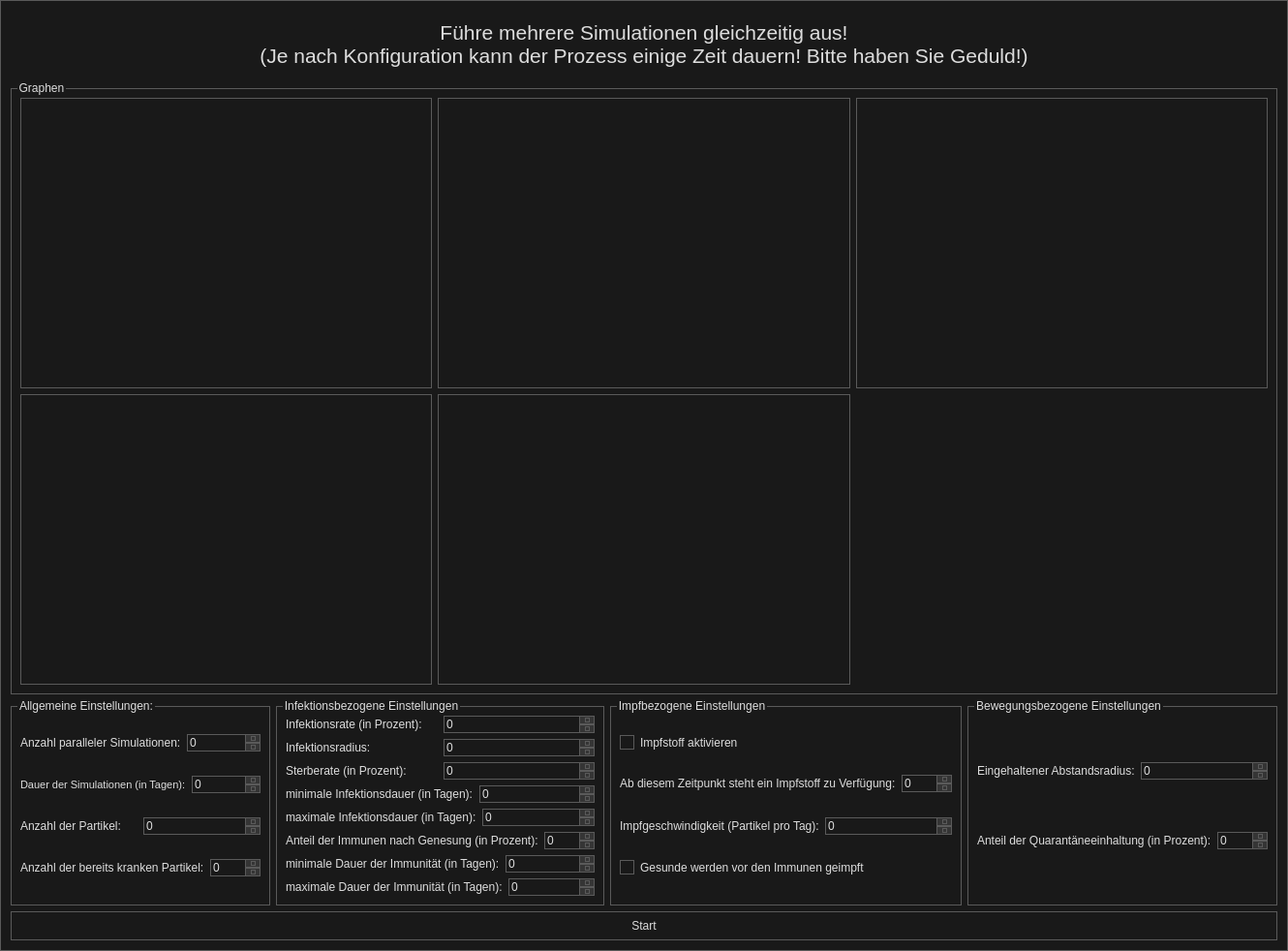
<?xml version="1.0" encoding="UTF-8"?>
<ui version="4.0">
 <class>Dialog</class>
 <widget class="QDialog" name="Dialog">
  <property name="geometry">
   <rect>
    <x>0</x>
    <y>0</y>
    <width>1234</width>
    <height>982</height>
   </rect>
  </property>
  <property name="windowTitle">
   <string>Dialog</string>
  </property>
  <property name="styleSheet">
   <string notr="true">/*
	Copyright 2013 Emanuel Claesson

	Licensed under the Apache License, Version 2.0 (the &quot;License&quot;);
	you may not use this file except in compliance with the License.
	You may obtain a copy of the License at

		http://www.apache.org/licenses/LICENSE-2.0

	Unless required by applicable law or agreed to in writing, software
	distributed under the License is distributed on an &quot;AS IS&quot; BASIS,
	WITHOUT WARRANTIES OR CONDITIONS OF ANY KIND, either express or implied.
	See the License for the specific language governing permissions and
	limitations under the License.
*/

/*
	COLOR_DARK     = #191919
	COLOR_MEDIUM   = #353535
	COLOR_MEDLIGHT = #5A5A5A
	COLOR_LIGHT    = #DDDDDD
	COLOR_ACCENT   = #3D7848
*/

* {
	background: #191919;
	color: #DDDDDD;
	border: 1px solid #5A5A5A;
}

QWidget::item:selected {
	background: #3D7848;
}

QCheckBox, QRadioButton {
	border: none;
}

QRadioButton::indicator, QCheckBox::indicator {
	width: 13px;
	height: 13px;
}

QRadioButton::indicator::unchecked, QCheckBox::indicator::unchecked {
	border: 1px solid #5A5A5A;
	background: none;
}

QRadioButton::indicator::checked, QCheckBox::indicator::checked {
	border: 1px solid #5A5A5A;
	background: #3D7848;
}

QGroupBox {
	margin-top: 6px;
}

QGroupBox::title {
	top: -7px;
	left: 7px;
}

QScrollBar {
	border: 1px solid #5A5A5A;
	background: #191919;
}

QScrollBar:horizontal {
	height: 15px;
	margin: 0px 0px 0px 32px;
}

QScrollBar:vertical {
	width: 15px;
	margin: 32px 0px 0px 0px;
}

QScrollBar::handle {
	background: #353535;
	border: 1px solid #5A5A5A;
}

QScrollBar::handle:horizontal {
	border-width: 0px 1px 0px 1px;
}

QScrollBar::handle:vertical {
	border-width: 1px 0px 1px 0px;
}

QScrollBar::handle:horizontal {
	min-width: 20px;
}

QScrollBar::handle:vertical {
	min-height: 20px;
}

QScrollBar::add-line, QScrollBar::sub-line {
	background:#353535;
	border: 1px solid #5A5A5A;
	subcontrol-origin: margin;
}

QScrollBar::add-line {
	position: absolute;
}

QScrollBar::add-line:horizontal {
	width: 15px;
	subcontrol-position: left;
	left: 15px;
}

QScrollBar::add-line:vertical {
	height: 15px;
	subcontrol-position: top;
	top: 15px;
}

QScrollBar::sub-line:horizontal {
	width: 15px;
	subcontrol-position: top left;
}

QScrollBar::sub-line:vertical {
	height: 15px;
	subcontrol-position: top;
}

QScrollBar:left-arrow, QScrollBar::right-arrow, QScrollBar::up-arrow, QScrollBar::down-arrow {
	border: 1px solid #5A5A5A;
	width: 3px;
	height: 3px;
}

QScrollBar::add-page, QScrollBar::sub-page {
	background: none;
}

QAbstractButton:hover {
	background: #353535;
}

QAbstractButton:pressed {
	background: #5A5A5A;
}

QAbstractItemView {
	show-decoration-selected: 1;
	selection-background-color: #3D7848;
	selection-color: #DDDDDD;
	alternate-background-color: #353535;
}

QHeaderView {
	border: 1px solid #5A5A5A;
}

QHeaderView::section {
	background: #191919;
	border: 1px solid #5A5A5A;
	padding: 4px;
}

QHeaderView::section:selected, QHeaderView::section::checked {
	background: #353535;
}

QTableView {
	gridline-color: #5A5A5A;
}

QTabBar {
	margin-left: 2px;
}

QTabBar::tab {
	border-radius: 0px;
	padding: 4px;
	margin: 4px;
}

QTabBar::tab:selected {
	background: #353535;
}

QComboBox::down-arrow {
	border: 1px solid #5A5A5A;
	background: #353535;
}

QComboBox::drop-down {
	border: 1px solid #5A5A5A;
	background: #353535;
}

QComboBox::down-arrow {
	width: 3px;
	height: 3px;
	border: 1px solid #5A5A5A;
}

QAbstractSpinBox {
	padding-right: 15px;
}

QAbstractSpinBox::up-button, QAbstractSpinBox::down-button {
	border: 1px solid #5A5A5A;
	background: #353535;
	subcontrol-origin: border;
}

QAbstractSpinBox::up-arrow, QAbstractSpinBox::down-arrow {
	width: 3px;
	height: 3px;
	border: 1px solid #5A5A5A;
}

QSlider {
	border: none;
}

QSlider::groove:horizontal {
	height: 5px;
	margin: 4px 0px 4px 0px;
}

QSlider::groove:vertical {
	width: 5px;
	margin: 0px 4px 0px 4px;
}

QSlider::handle {
	border: 1px solid #5A5A5A;
	background: #808080;
}

QSlider::handle:horizontal {
	width: 15px;
	margin: -4px 0px -4px 0px;
}

QSlider::handle:vertical {
	height: 15px;
	margin: 0px -4px 0px -4px;
}

QSlider::add-page:vertical, QSlider::sub-page:horizontal {
	background: #3D7848;
}

QSlider::sub-page:vertical, QSlider::add-page:horizontal {
	background: #808080;
}

QLabel {
	border: none;
}

QProgressBar {
	text-align: center;
}

QProgressBar::chunk {
	width: 1px;
	background-color: #3D7848;
}

QMenu::separator {
	background: #353535;
}</string>
  </property>
  <layout class="QVBoxLayout" name="verticalLayout">
   <item alignment="Qt::AlignHCenter">
    <widget class="QLabel" name="label">
     <property name="font">
      <font>
       <pointsize>16</pointsize>
      </font>
     </property>
     <property name="text">
      <string>Führe mehrere Simulationen gleichzeitig aus!
(Je nach Konfiguration kann der Prozess einige Zeit dauern! Bitte haben Sie Geduld!)</string>
     </property>
     <property name="alignment">
      <set>Qt::AlignCenter</set>
     </property>
    </widget>
   </item>
   <item>
    <widget class="QGroupBox" name="groupBox_4">
     <property name="title">
      <string>Graphen</string>
     </property>
     <layout class="QGridLayout" name="gridLayout">
      <item row="1" column="0">
       <layout class="QVBoxLayout" name="verticalLayout_7">
        <item>
         <widget class="PlotWidget" name="graphWidget_Immune" native="true">
          <property name="minimumSize">
           <size>
            <width>300</width>
            <height>300</height>
           </size>
          </property>
         </widget>
        </item>
       </layout>
      </item>
      <item row="1" column="1">
       <layout class="QVBoxLayout" name="verticalLayout_8">
        <item>
         <widget class="PlotWidget" name="graphWidget_Dead" native="true">
          <property name="minimumSize">
           <size>
            <width>300</width>
            <height>300</height>
           </size>
          </property>
         </widget>
        </item>
       </layout>
      </item>
      <item row="0" column="1">
       <layout class="QVBoxLayout" name="verticalLayout_6">
        <item>
         <widget class="PlotWidget" name="graphWidget_Infected" native="true">
          <property name="minimumSize">
           <size>
            <width>300</width>
            <height>300</height>
           </size>
          </property>
         </widget>
        </item>
       </layout>
      </item>
      <item row="0" column="0">
       <layout class="QVBoxLayout" name="verticalLayout_5">
        <item>
         <widget class="PlotWidget" name="graphWidget_Healthy" native="true">
          <property name="minimumSize">
           <size>
            <width>300</width>
            <height>300</height>
           </size>
          </property>
         </widget>
        </item>
       </layout>
      </item>
      <item row="0" column="2">
       <layout class="QHBoxLayout" name="horizontalLayout_15">
        <item>
         <widget class="PlotWidget" name="graphWidget_Vaccinated" native="true">
          <property name="minimumSize">
           <size>
            <width>300</width>
            <height>300</height>
           </size>
          </property>
         </widget>
        </item>
       </layout>
      </item>
     </layout>
    </widget>
   </item>
   <item>
    <layout class="QHBoxLayout" name="horizontalLayout_18">
     <item>
      <widget class="QGroupBox" name="groupBox">
       <property name="title">
        <string>Allgemeine Einstellungen:</string>
       </property>
       <layout class="QVBoxLayout" name="verticalLayout_2">
        <item>
         <layout class="QHBoxLayout" name="horizontalLayout_2">
          <item>
           <widget class="QLabel" name="label_countSim">
            <property name="text">
             <string>Anzahl paralleler Simulationen:</string>
            </property>
           </widget>
          </item>
          <item>
           <widget class="QSpinBox" name="spinBox_countSim"/>
          </item>
         </layout>
        </item>
        <item>
         <layout class="QHBoxLayout" name="horizontalLayout_3">
          <item>
           <widget class="QLabel" name="label_simDuration">
            <property name="font">
             <font>
              <pointsize>8</pointsize>
             </font>
            </property>
            <property name="text">
             <string>Dauer der Simulationen (in Tagen):</string>
            </property>
           </widget>
          </item>
          <item>
           <widget class="QSpinBox" name="spinBox_simDuration"/>
          </item>
         </layout>
        </item>
        <item>
         <layout class="QHBoxLayout" name="horizontalLayout">
          <item>
           <widget class="QLabel" name="label_countParticles">
            <property name="text">
             <string>Anzahl der Partikel:</string>
            </property>
           </widget>
          </item>
          <item>
           <widget class="QSpinBox" name="spinBox_countParticles"/>
          </item>
         </layout>
        </item>
        <item>
         <layout class="QHBoxLayout" name="horizontalLayout_4">
          <item>
           <widget class="QLabel" name="label_countInfectedParticles">
            <property name="text">
             <string>Anzahl der bereits kranken Partikel:</string>
            </property>
           </widget>
          </item>
          <item>
           <widget class="QSpinBox" name="spinBox_countInfectedParticles"/>
          </item>
         </layout>
        </item>
       </layout>
      </widget>
     </item>
     <item>
      <widget class="QGroupBox" name="groupBox_2">
       <property name="title">
        <string>Infektionsbezogene Einstellungen</string>
       </property>
       <layout class="QVBoxLayout" name="verticalLayout_3">
        <item>
         <layout class="QHBoxLayout" name="horizontalLayout_5">
          <item>
           <widget class="QLabel" name="label_infectionRate">
            <property name="text">
             <string>Infektionsrate (in Prozent):</string>
            </property>
           </widget>
          </item>
          <item>
           <widget class="QSpinBox" name="spinBox_infectionRate"/>
          </item>
         </layout>
        </item>
        <item>
         <layout class="QHBoxLayout" name="horizontalLayout_6">
          <item>
           <widget class="QLabel" name="label_infectionRadius">
            <property name="text">
             <string>Infektionsradius:</string>
            </property>
           </widget>
          </item>
          <item>
           <widget class="QSpinBox" name="spinBox_infectionRadius"/>
          </item>
         </layout>
        </item>
        <item>
         <layout class="QHBoxLayout" name="horizontalLayout_7">
          <item>
           <widget class="QLabel" name="label_deathRate">
            <property name="text">
             <string>Sterberate (in Prozent):</string>
            </property>
           </widget>
          </item>
          <item>
           <widget class="QSpinBox" name="spinBox_deathRate"/>
          </item>
         </layout>
        </item>
        <item>
         <layout class="QHBoxLayout" name="horizontalLayout_8">
          <item>
           <widget class="QLabel" name="label_minInfectionDays">
            <property name="text">
             <string>minimale Infektionsdauer (in Tagen):</string>
            </property>
           </widget>
          </item>
          <item>
           <widget class="QSpinBox" name="spinBox_minInfectionDays"/>
          </item>
         </layout>
        </item>
        <item>
         <layout class="QHBoxLayout" name="horizontalLayout_9">
          <item>
           <widget class="QLabel" name="label_maxInfectionDays">
            <property name="text">
             <string>maximale Infektionsdauer (in Tagen):</string>
            </property>
           </widget>
          </item>
          <item>
           <widget class="QSpinBox" name="spinBox_maxInfectionDays"/>
          </item>
         </layout>
        </item>
        <item>
         <layout class="QHBoxLayout" name="horizontalLayout_10">
          <item>
           <widget class="QLabel" name="label_ImmunePercentage">
            <property name="text">
             <string>Anteil der Immunen nach Genesung (in Prozent):</string>
            </property>
           </widget>
          </item>
          <item>
           <widget class="QSpinBox" name="spinBox_ImmunePercentage"/>
          </item>
         </layout>
        </item>
        <item>
         <layout class="QHBoxLayout" name="horizontalLayout_11">
          <item>
           <widget class="QLabel" name="label_minImmuneDays">
            <property name="text">
             <string>minimale Dauer der Immunität (in Tagen):</string>
            </property>
           </widget>
          </item>
          <item>
           <widget class="QSpinBox" name="spinBox_minImmuneDays"/>
          </item>
         </layout>
        </item>
        <item>
         <layout class="QHBoxLayout" name="horizontalLayout_12">
          <item>
           <widget class="QLabel" name="label_maxImmuneDays">
            <property name="text">
             <string>maximale Dauer der Immunität (in Tagen):</string>
            </property>
           </widget>
          </item>
          <item>
           <widget class="QSpinBox" name="spinBox_maxImmuneDays"/>
          </item>
         </layout>
        </item>
       </layout>
      </widget>
     </item>
     <item>
      <widget class="QGroupBox" name="groupBox_5">
       <property name="title">
        <string>Impfbezogene Einstellungen</string>
       </property>
       <layout class="QVBoxLayout" name="verticalLayout_9">
        <item>
         <layout class="QHBoxLayout" name="horizontalLayout_19">
          <item>
           <widget class="QCheckBox" name="checkBox_activateVaccination">
            <property name="text">
             <string>Impfstoff aktivieren</string>
            </property>
           </widget>
          </item>
         </layout>
        </item>
        <item>
         <layout class="QHBoxLayout" name="horizontalLayout_16">
          <item>
           <widget class="QLabel" name="label_dateForVaccine">
            <property name="text">
             <string>Ab diesem Zeitpunkt steht ein Impfstoff zu Verfügung:</string>
            </property>
           </widget>
          </item>
          <item>
           <widget class="QSpinBox" name="spinBox_dateForVaccine"/>
          </item>
         </layout>
        </item>
        <item>
         <layout class="QHBoxLayout" name="horizontalLayout_17">
          <item>
           <widget class="QLabel" name="label_vaccineSpeed">
            <property name="text">
             <string>Impfgeschwindigkeit (Partikel pro Tag):</string>
            </property>
           </widget>
          </item>
          <item>
           <widget class="QSpinBox" name="spinBox_vaccineSpeed"/>
          </item>
         </layout>
        </item>
        <item>
         <layout class="QHBoxLayout" name="horizontalLayout_20">
          <item>
           <widget class="QCheckBox" name="checkBox_healthyFirstVaccinated">
            <property name="text">
             <string>Gesunde werden vor den Immunen geimpft</string>
            </property>
           </widget>
          </item>
         </layout>
        </item>
       </layout>
      </widget>
     </item>
     <item>
      <widget class="QGroupBox" name="groupBox_3">
       <property name="title">
        <string>Bewegungsbezogene Einstellungen</string>
       </property>
       <layout class="QVBoxLayout" name="verticalLayout_4">
        <item>
         <layout class="QHBoxLayout" name="horizontalLayout_13">
          <item>
           <widget class="QLabel" name="label_distanceRadius">
            <property name="text">
             <string>Eingehaltener Abstandsradius:</string>
            </property>
           </widget>
          </item>
          <item>
           <widget class="QSpinBox" name="spinBox_distanceRadius"/>
          </item>
         </layout>
        </item>
        <item>
         <layout class="QHBoxLayout" name="horizontalLayout_14">
          <item>
           <widget class="QLabel" name="label_quarantinePercentage">
            <property name="text">
             <string>Anteil der Quarantäneeinhaltung (in Prozent):</string>
            </property>
           </widget>
          </item>
          <item>
           <widget class="QSpinBox" name="spinBox_quarantinePercentage"/>
          </item>
         </layout>
        </item>
       </layout>
      </widget>
     </item>
    </layout>
   </item>
   <item>
    <widget class="QPushButton" name="pushButton">
     <property name="minimumSize">
      <size>
       <width>0</width>
       <height>30</height>
      </size>
     </property>
     <property name="text">
      <string>Start</string>
     </property>
    </widget>
   </item>
  </layout>
 </widget>
 <customwidgets>
  <customwidget>
   <class>PlotWidget</class>
   <extends>QWidget</extends>
   <header>pyqtgraph</header>
   <container>1</container>
  </customwidget>
 </customwidgets>
 <resources/>
 <connections/>
</ui>
